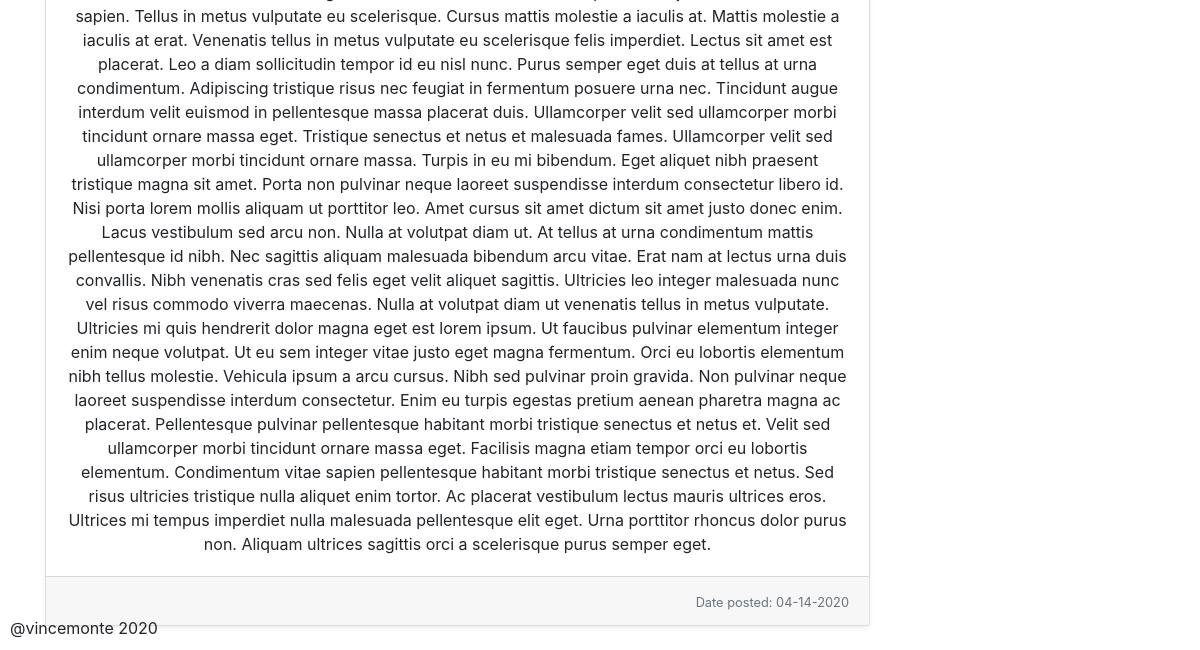
Page /writings (lower part) on the earlier database version.
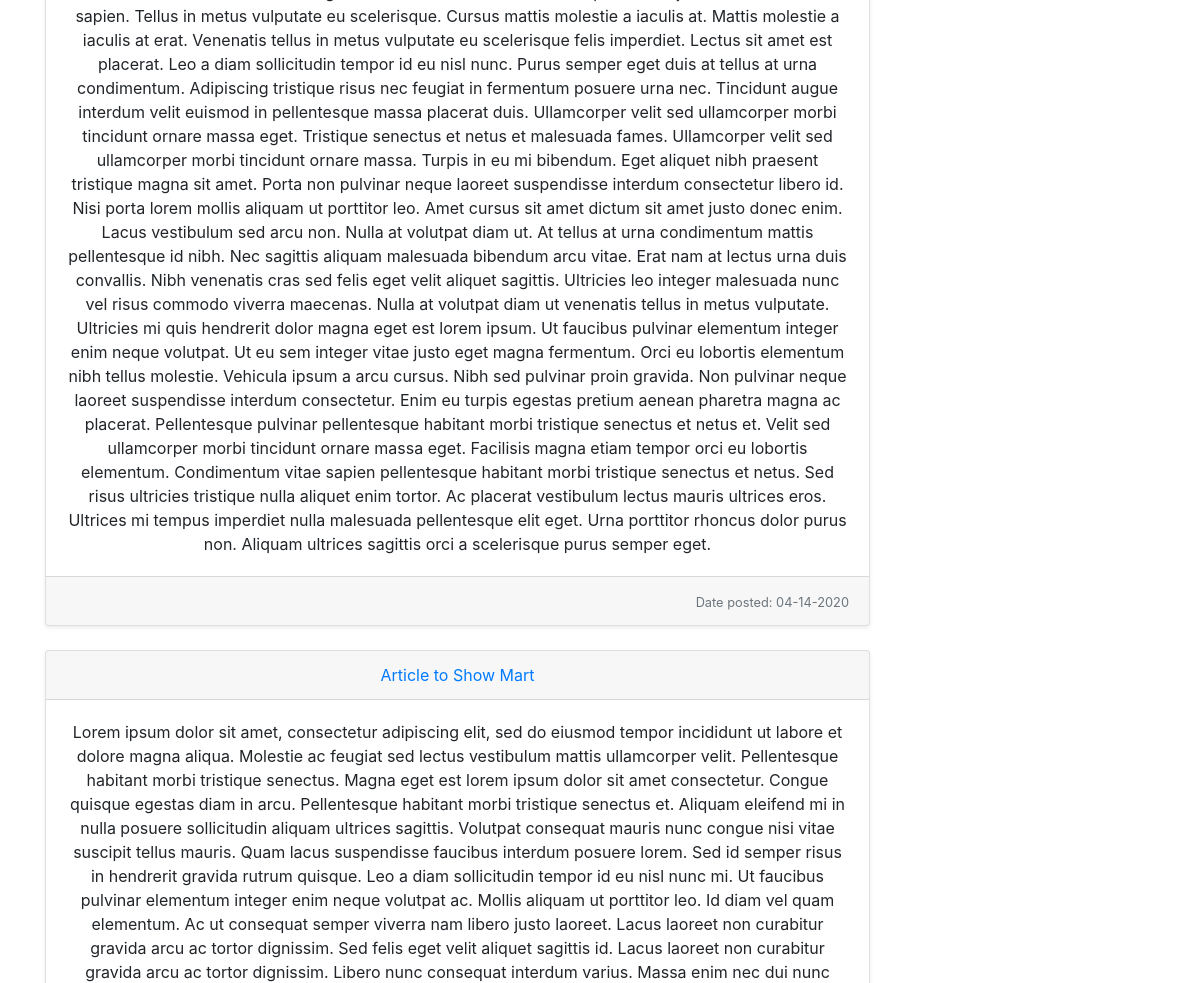
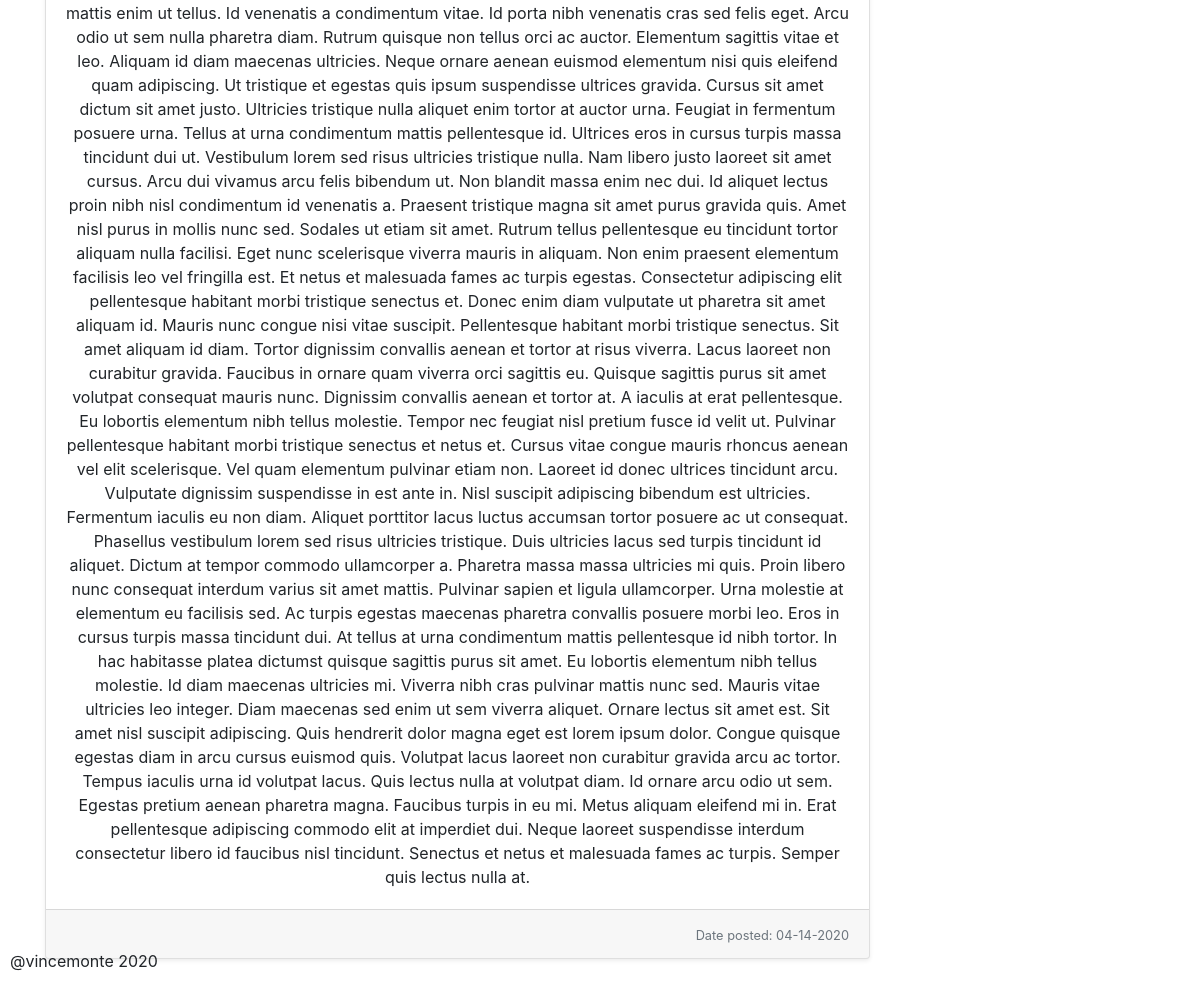
Same page on the later database version (2 pictures, top to bottom).
### personalWebsite/models.py (models this page shows, shortened)
class Project(db.Model):
    id = db.Column(db.Integer, primary_key=True)
    title = db.Column(db.String(100), nullable=False)
    type = db.Column(db.String(20), nullable=False)
    content= db.Column(db.Text, nullable=True)
    images = db.Column(db.String(50), nullable=True)
    date_posted = db.Column(db.DateTime, nullable=False, default=datetime.now)
    home_post = db.relationship('HomePost', backref='project', uselist=False)

### personalWebsite/routes.py (the view)
@app.route('/writings')
def writings():
    posts = Project.query.filter_by(type='writing')
    return render_template('writings.html', posts=posts)

### personalWebsite/templates/writings.html (shortened to what this page needs)
{% extends "layout.html" %}
{% block content %}
<div class="container">
  <div class="row text-center">
    {% for post in posts %}
    <div class="col-lg-9">
      <div class="card mb-4 shadow-sm">
        <div class="card-header">
          <a class = "card-title" href="{{ url_for('project', project_id=post.id) }}">{{ post.title }}</a>
        </div>
        <div class="card-body">
          <p class= "card-text">{{ post.content }}</p>
        </div>
        <div class="card-footer text-right">
          <small class="text-muted">Date posted: {{ post.date_posted.strftime('%m-%d-%Y') }}</small>
        </div>
      </div>
    </div>
    {% endfor %}
  </div>
</div>
{% endblock content %}

Differences in the rows shown:
added Project: title "Article to Show Mart", content "Lorem ipsum dolor sit amet, consectetur adipiscing elit, sed do eiusmod tempor incididunt ut labore et dolore magna aliqua. Molestie ac feugiat sed lectus vestibulum mattis ullamcorper velit. Pellentesque habitant morbi tristique senectus. Magna eget est lorem ipsum dolor sit amet consectetur. Congue quisque egestas diam in arcu. Pellentesque habitant morbi tristique senectus et. Aliquam eleifend mi in nulla posuere sollicitudin aliquam ultrices sagittis. Volutpat consequat mauris nunc congue nisi vitae suscipit tellus mauris. Quam lacus suspendisse faucibus interdum posuere lorem. Sed id semper risus in hendrerit gravida rutrum quisque. Leo a diam sollicitudin tempor id eu nisl nunc mi. Ut…", date_posted "04-14-2020"
